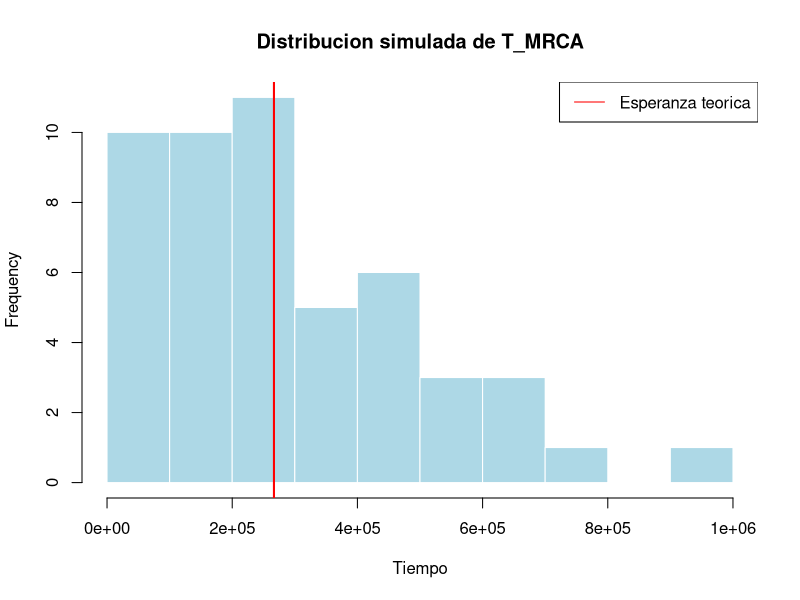
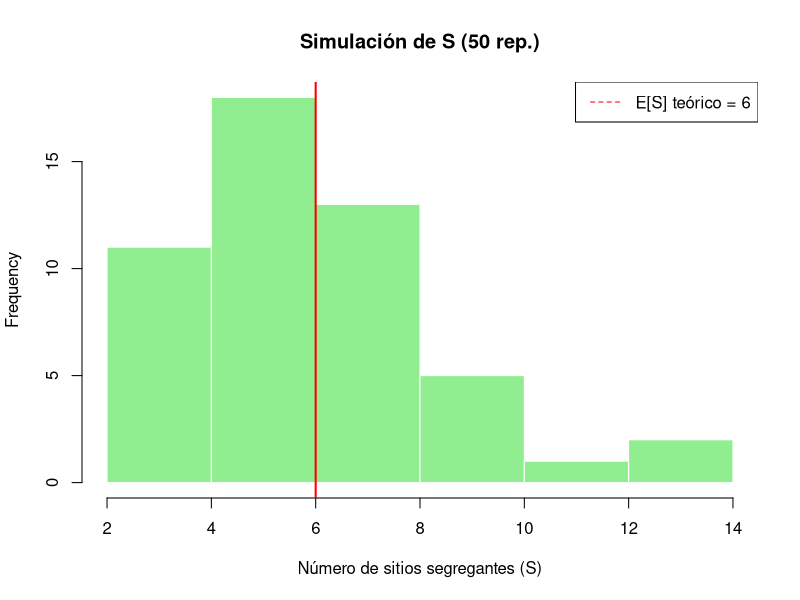
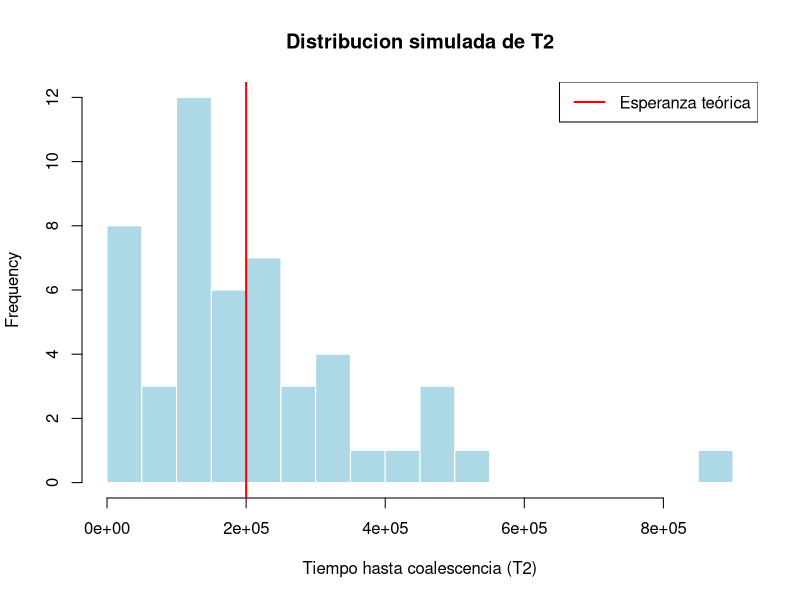

R code for these plots, in order: (Note: this script raises an error after producing the figures.)
## ---- chunk 1

N <- 1e5

# probabilidad de exito
p3 <- 6/(4*N)
p2 <- 2/(4*N)

# Esperanzas para cada T
E_T3 <- 1 / p3
E_T2 <- 1 / p2
E_TMRCA <- E_T3 + E_T2

# Simulaciones de T_MRCA
set.seed(123)  # asegurando que los números sea siempre los mismos
T3 <- rgeom(50, prob = p3)
T2 <- rgeom(50, prob = p2)
T_MRCA <- T3 + T2

cat("Esperanza teorica de T_MRCA =", E_TMRCA, " y la esperanza simulada T_MRCA =", mean(T_MRCA), "\n")

# Comparar con la esperanza teorica
hist(T_MRCA,
     main = "Distribucion simulada de T_MRCA",
     xlab = "Tiempo",
     col = "lightblue", border = "white")
abline(v = E_TMRCA, col = "red", lwd = 2, lty = 1)
legend("topright", legend = c("Esperanza teorica"), col = "red", lty = 1)

## ---- chunk 2
# número de sitios segregantes
nS <- 6 # Ttotal * mu

# Simular 50 realizaciones de S
set.seed(321) # asegurando que los números sea siempre los mismos
S_sim <- rpois(50, nS)

# media de simular S
mean_S <- mean(S_sim)

# plot simple
hist(S_sim, main = "Simulación de S (50 rep.)", xlab = "Número de sitios segregantes (S)",
     col = "lightgreen", border = "white")
abline(v = nS, col = "red", lwd = 2, lty = 1)
legend("topright", legend = paste("E[S] teórico =", round(nS,2)), col = "red", lty = 2)

## ---- chunk 3

N <- 1e5

# Probabilidad de coalescencia
p2 <- 2/(4*N)

# Esperanzas para T
E_T2 <- 1 / p2

# Simulaciones de T2
set.seed(3)  # asegurando que los números sea siempre los mismos
T2 <- rgeom(50, prob = p2)

# Plot distribucion de T2
hist(T2,
     breaks = 15,
     main = "Distribucion simulada de T2",
     xlab = "Tiempo hasta coalescencia (T2)",
     col = "lightblue", border = "white")
abline(v = E_T2, col = "red", lwd = 2, lty = 1)
legend("topright", legend = c("Esperanza teórica"), col = "red", lty = 1, lwd = 2)

# hist(T2,
#      main = "Simulación de T2 (n=2, 50 replicaciones)",
#      xlab = "Tiempo hasta coalescencia (T2)",
#      col = "lightblue", border = "white")
# abline(v = mean(T2), col = "blue", lwd = 2)
# abline(v = 2*N, col = "red", lwd = 2, lty = 2)
# legend("topright", legend = c("Media simulada", "Esperanza teórica"),
#        col = c("blue", "red"), lty = c(1,2))

## ---- chunk 4

# Para cada T2 simulado, el árbol tiene 2 ramas => T_total = 2 * T2
T_total <- 2 * T2
lambda <- mu * T_total

# Simular S para cada genealogía (Poisson)
S <- rpois(n_sim, lambda = lambda)

# Resumen de S
cat("\nSimulaciones de S:\n")
cat("Media simulada S =", mean(S), "  (sd =", sd(S), ")\n")

hist(S,
     breaks = 15,
     main = "Distribución de S (variación de genealogía + mutaciones)",
     xlab = "Número de sitios segregantes (S)",
     col = "lightgreen", border = "white")
abline(v = mean(S), col = "darkgreen", lwd = 2)
legend("topright", legend = c("Media simulada de S"),
       col = "darkgreen", lty = 1)

## ---- chunk 5

# -----------------------------
# Parámetros
# -----------------------------
N <- 5e5        # tamaño efectivo
mu <- 1e-5      # tasa de mutación
n <- 4          # número de secuencias

# -----------------------------
# 1. Simular tiempos de coalescencia
# -----------------------------
# Función para simular tiempo de espera (geométrico)
simular_T <- function(n_linajes, N) {
  pares <- choose(n_linajes, 2)
  p <- pares / (2 * N)     # probabilidad de coalescencia por generación
  rgeom(1, p)              # tiempo de espera ~ geométrica
}

# Guardamos los tiempos
T4 <- simular_T(4, N)
T3 <- simular_T(3, N)
T2 <- simular_T(2, N)

cat("T4 =", T4, "\n")
cat("T3 =", T3, "\n")
cat("T2 =", T2, "\n")

# -----------------------------
# 2. Tiempo total de ramas
# -----------------------------
T_total <- (4 * T4) + (3 * T3) + (2 * T2)
cat("Tiempo total de ramas =", T_total, "\n")

# -----------------------------
# 3. Número de mutaciones (S)
# -----------------------------
S <- rpois(1, lambda = T_total * mu)  # Poisson con media T_total * mu
cat("Número de mutaciones S =", S, "\n")

# -----------------------------
# 4. Diversidad nucleotídica (π)
# -----------------------------
pi_est <- 4 * N * mu
cat("π esperado =", pi_est, "\n")

# -----------------------------
# 5. Theta de Watterson (θW)
# -----------------------------
a_n <- sum(1 / (1:(n - 1)))
theta_W <- S / a_n
cat("θW estimado =", theta_W, "\n")
